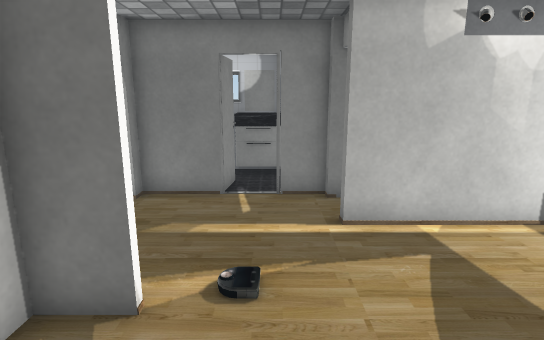
View 1 (above)

20 first-person views from a walk through a Unity game level. The camera is 1.4 m above the floor, tilts 12° down and sees 80° across. Doors are open. The floor is counted in squares, 0.5 m on a side. Each view is taken from the middle of a square. On the plan, view 1 faces up. The plan holds only what a view shows up to about 20 squares ahead; the rest is blank. Some surface patterns are stand-ins.

View 2
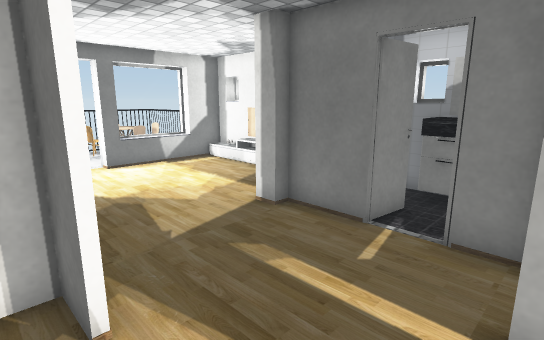

View 3
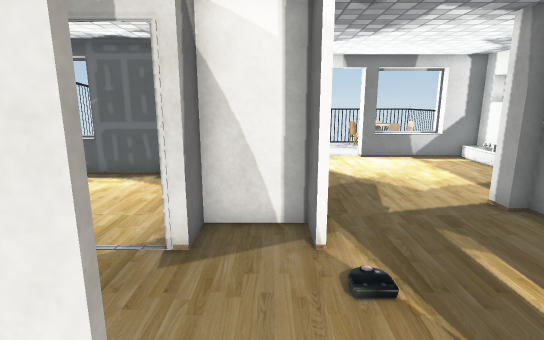

View 4
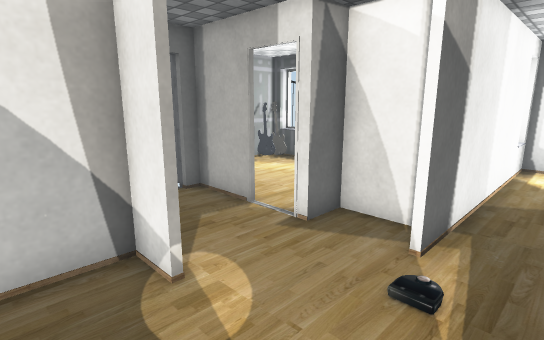

View 5
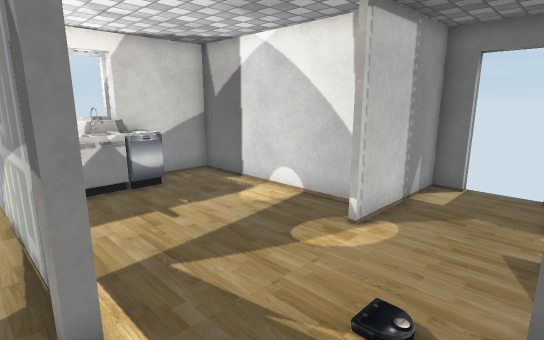

View 6
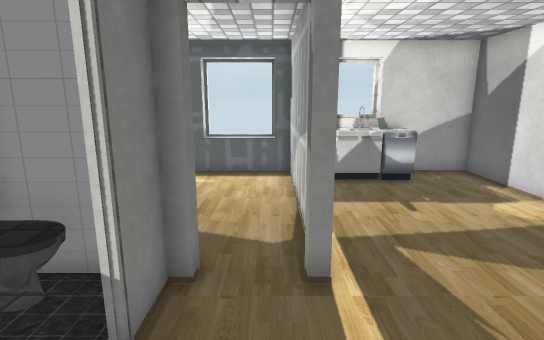

View 7
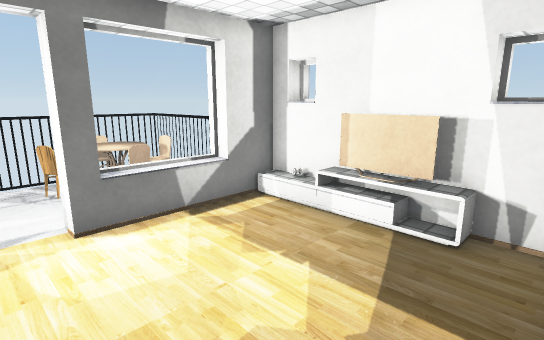

View 8
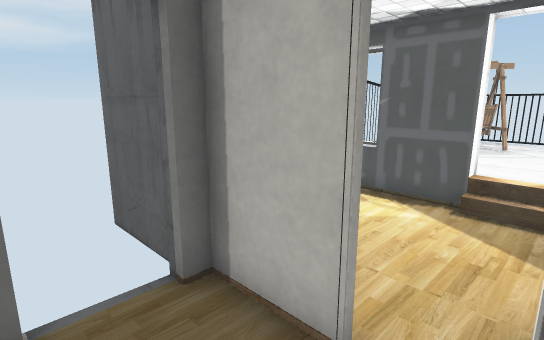

View 9
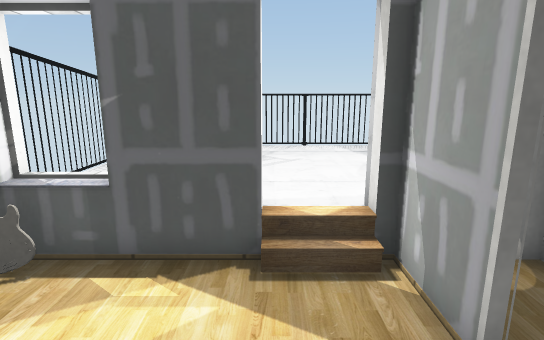

View 10
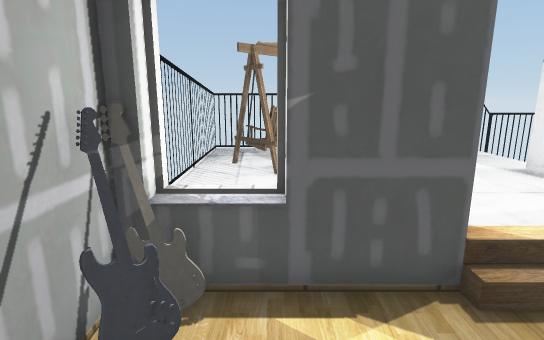

View 11
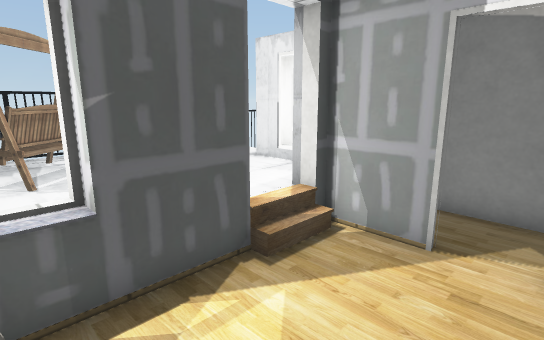

View 12
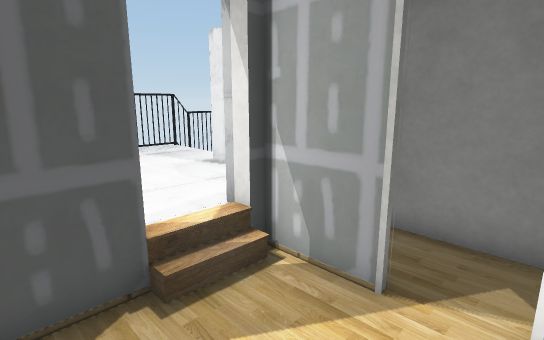

View 13
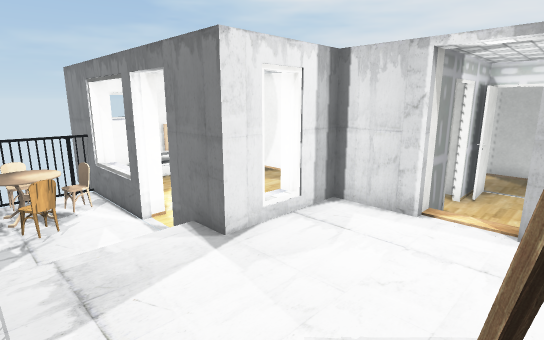

View 14
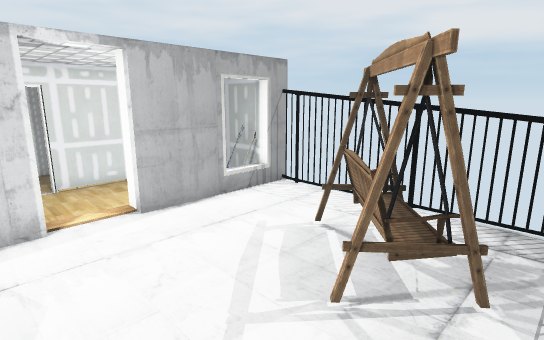

View 15
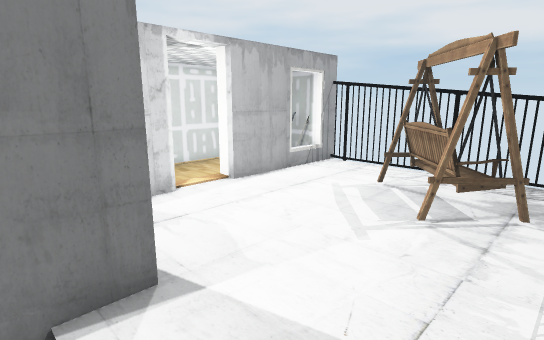

View 16
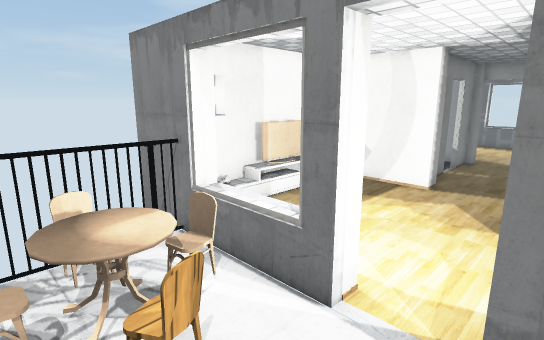

View 17
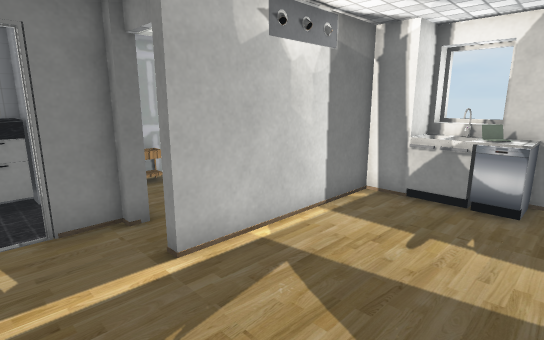

View 18
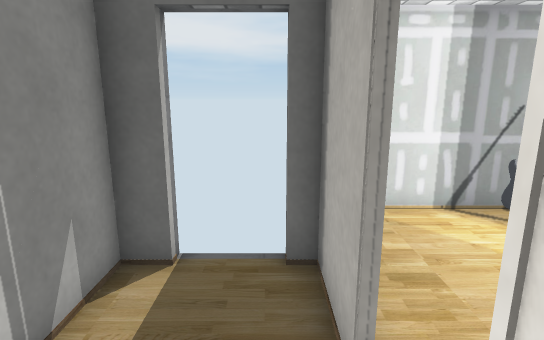

View 19
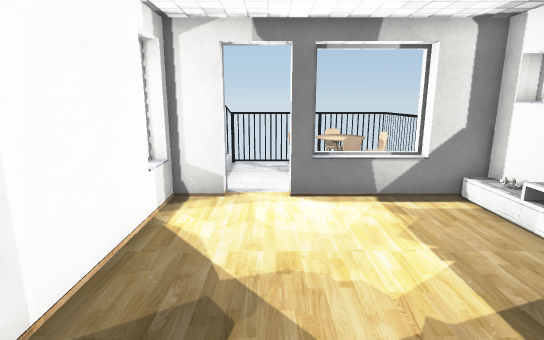

View 20
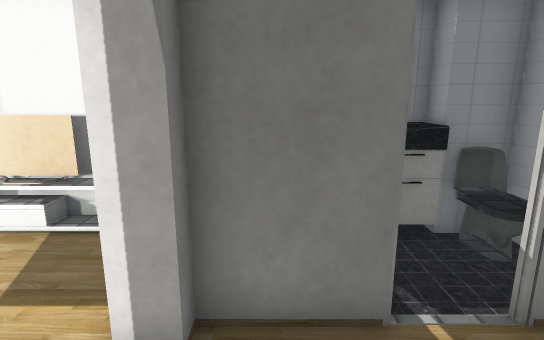

### Floor plan
Key: @ floor where view 1 was taken; # wall or solid block; . main floor; : floor 0.5 m higher than the main floor; / step, stairs or slope; D open door; = window, fence, low wall or low ledge; R drawers; C chair; G guitar; A cabinet; L laptop; O other object.
Columns run from 18 left of view 1 to 10 right of it. Each row starts with its distance up from view 1.
 14       #######   ####
 13      ##=####=#   OO##
 12 ##==###......#   ROO#
 11 #....##......#   #.O#
 10 ##OO=##......####DD##
  9 #===###......##.... D
  8 #.C=.##.............D
  7 #....D..............#########
  6 #....D....................O##
  5 #////##...................AO#
  4 #::::############.........AL#
  3 #::::######....#D.........OO#
  2 #::::::::####..#D...........#
  1 =::::::::###DD##D...#.......#
  0 #::::::::D/.....D.@.#########
 -1 =::::::::D/.....#...#
 -2 =:OO:::::##.....#...#
 -3 =:OOO::::##.....#DD##
 -4 =:::OO:::=#.....#DD#
 -5 =:::OO:::=#.....##
 -6 #==#######OG#####
 -7  ###     #

Positions as (right, up) in squares from view 1, and headings:
1: (0, 0), facing up
2: (2, 3), facing up-left
3: (4, 3), facing left
4: (4, 6), facing down-left
5: (-2, 8), facing down-right
6: (-3, 8), facing right
7: (-5, 6), facing up-left
8: (1, 1), facing down-left
9: (-3, -1), facing left
10: (-4, -4), facing left
11: (-4, -5), facing up-left
12: (-4, -3), facing up-left
13: (-17, -2), facing up-right
14: (-17, 2), facing down-right
15: (-17, 5), facing down-right
16: (-17, 5), facing up-right
17: (-1, 2), facing up-right
18: (-1, 2), facing down
19: (-3, 7), facing left
20: (-3, 6), facing up
